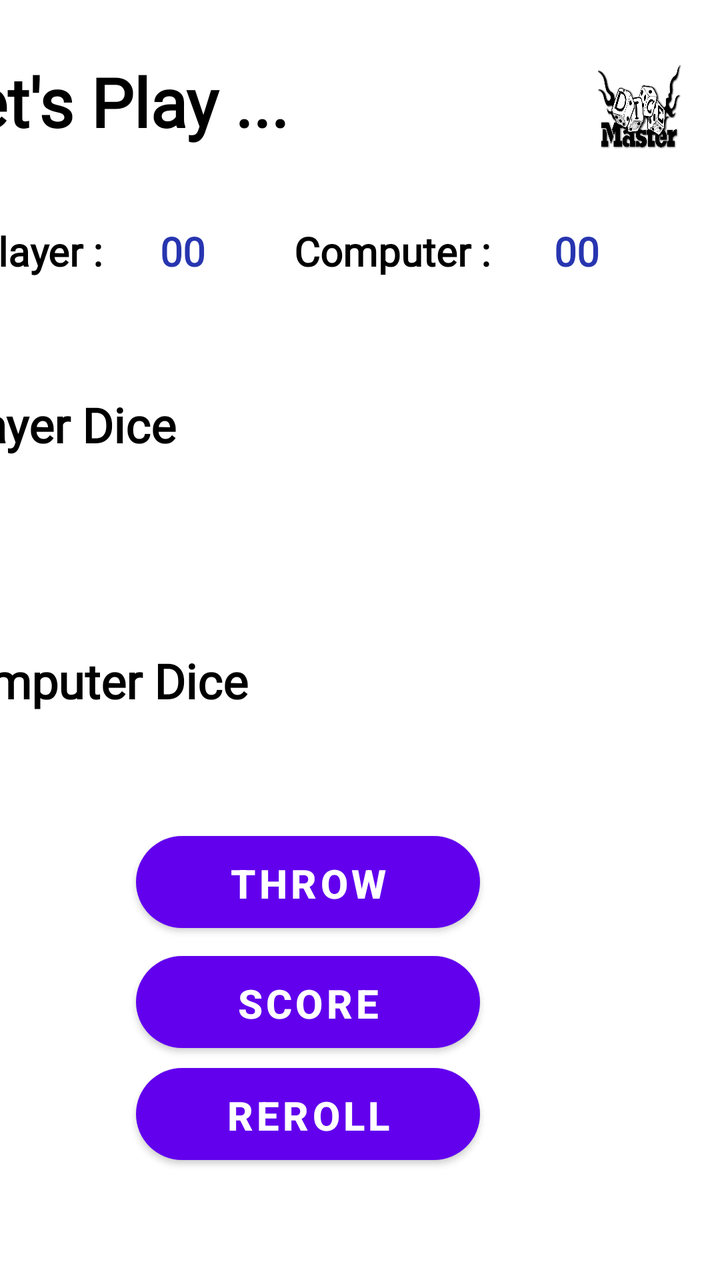
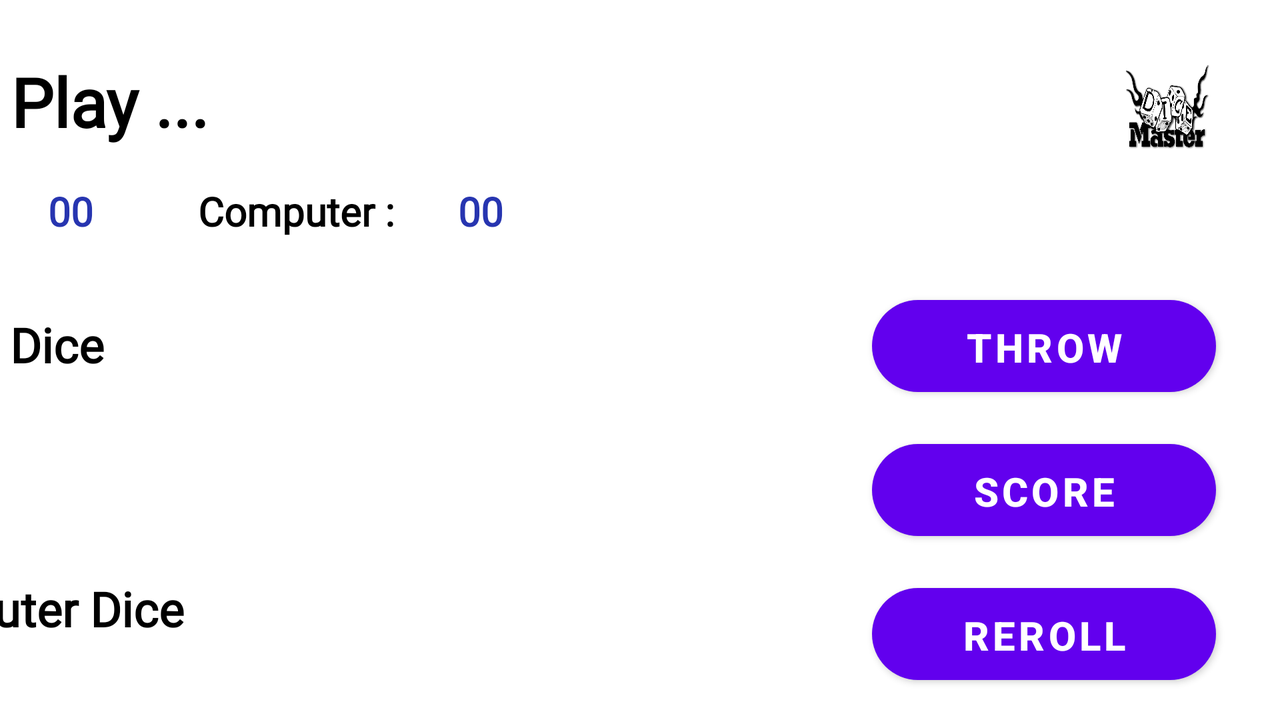

Compare how this app lays out the same screen by default and in its alternative resource folder. The renders come first, then the two layout files and the values they reference.
<!-- AndroidManifest.xml: application theme Theme.DiceMasterGame -->
<!-- res/layout/activity_game_play_page.xml -->
<?xml version="1.0" encoding="utf-8"?>
<androidx.constraintlayout.widget.ConstraintLayout xmlns:android="http://schemas.android.com/apk/res/android"
    xmlns:app="http://schemas.android.com/apk/res-auto"
    xmlns:tools="http://schemas.android.com/tools"
    android:layout_width="match_parent"
    android:layout_height="match_parent"
    tools:context=".GamePlayPage">

    <Button
        android:id="@+id/rerollbtn"
        android:layout_width="172dp"
        android:layout_height="46dp"
        android:layout_marginEnd="120dp"
        android:layout_marginBottom="60dp"
        android:background="@drawable/roundbttn"
        android:text="Reroll"
        android:textSize="20sp"
        android:textStyle="bold"
        app:layout_constraintBottom_toBottomOf="parent"
        app:layout_constraintEnd_toEndOf="parent" />

    <Button
        android:id="@+id/scorebtn"
        android:layout_width="172dp"
        android:layout_height="46dp"
        android:layout_marginEnd="120dp"
        android:layout_marginBottom="116dp"
        android:background="@drawable/roundbttn"
        android:text="Score"
        android:textSize="20sp"
        android:textStyle="bold"
        app:layout_constraintBottom_toBottomOf="parent"
        app:layout_constraintEnd_toEndOf="parent" />

    <Button
        android:id="@+id/throwbtn"
        android:layout_width="172dp"
        android:layout_height="46dp"
        android:layout_marginEnd="120dp"
        android:layout_marginBottom="176dp"
        android:background="@drawable/roundbttn"
        android:text="Throw"
        android:textSize="20sp"
        android:textStyle="bold"
        app:layout_constraintBottom_toBottomOf="parent"
        app:layout_constraintEnd_toEndOf="parent" />

    <ImageView
        android:id="@+id/imageView3"
        android:layout_width="60dp"
        android:layout_height="60dp"
        android:layout_marginTop="240dp"
        android:layout_marginEnd="176dp"
        app:layout_constraintEnd_toEndOf="parent"
        app:layout_constraintTop_toTopOf="parent"
        app:srcCompat="@drawable/dice_30499" />

    <ImageView
        android:id="@+id/imageView6"
        android:layout_width="60dp"
        android:layout_height="60dp"
        android:layout_marginTop="372dp"
        android:layout_marginEnd="332dp"
        app:layout_constraintEnd_toEndOf="parent"
        app:layout_constraintTop_toTopOf="parent"
        app:srcCompat="@drawable/dice_30499" />

    <ImageView
        android:id="@+id/imageView9"
        android:layout_width="60dp"
        android:layout_height="60dp"
        android:layout_marginTop="372dp"
        android:layout_marginEnd="96dp"
        app:layout_constraintEnd_toEndOf="parent"
        app:layout_constraintTop_toTopOf="parent"
        app:srcCompat="@drawable/dice_30499" />

    <TextView
        android:id="@+id/textView10"
        android:layout_width="215dp"
        android:layout_height="34dp"
        android:layout_marginTop="324dp"
        android:layout_marginEnd="180dp"
        android:fontFamily="@font/audiowide"
        android:text="Computer Dice"
        android:textColor="#000000"
        android:textSize="24sp"
        android:textStyle="bold"
        app:layout_constraintEnd_toEndOf="parent"
        app:layout_constraintTop_toTopOf="parent" />

    <TextView
        android:id="@+id/textView8"
        android:layout_width="163dp"
        android:layout_height="34dp"
        android:layout_marginTop="196dp"
        android:layout_marginEnd="228dp"
        android:fontFamily="@font/audiowide"
        android:text="Player Dice"
        android:textColor="#000000"
        android:textSize="24sp"
        android:textStyle="bold"
        app:layout_constraintEnd_toEndOf="parent"
        app:layout_constraintTop_toTopOf="parent" />

    <ImageView
        android:id="@+id/imageView1"
        android:layout_width="60dp"
        android:layout_height="60dp"
        android:layout_marginTop="240dp"
        android:layout_marginEnd="332dp"
        app:layout_constraintEnd_toEndOf="parent"
        app:layout_constraintTop_toTopOf="parent"
        app:srcCompat="@drawable/dice_30499" />

    <ImageView
        android:id="@+id/imageView8"
        android:layout_width="60dp"
        android:layout_height="60dp"
        android:layout_marginTop="372dp"
        android:layout_marginEnd="176dp"
        app:layout_constraintEnd_toEndOf="parent"
        app:layout_constraintTop_toTopOf="parent"
        app:srcCompat="@drawable/dice_30499" />

    <ImageView
        android:id="@+id/imageView5"
        android:layout_width="60dp"
        android:layout_height="60dp"
        android:layout_marginTop="240dp"
        android:layout_marginEnd="16dp"
        app:layout_constraintEnd_toEndOf="parent"
        app:layout_constraintTop_toTopOf="parent"
        app:srcCompat="@drawable/dice_30499" />

    <ImageView
        android:id="@+id/imageView4"
        android:layout_width="60dp"
        android:layout_height="60dp"
        android:layout_marginTop="240dp"
        android:layout_marginEnd="96dp"
        app:layout_constraintEnd_toEndOf="parent"
        app:layout_constraintTop_toTopOf="parent"
        app:srcCompat="@drawable/dice_30499" />

    <ImageView
        android:id="@+id/imageView10"
        android:layout_width="60dp"
        android:layout_height="60dp"
        android:layout_marginTop="372dp"
        android:layout_marginEnd="16dp"
        app:layout_constraintEnd_toEndOf="parent"
        app:layout_constraintTop_toTopOf="parent"
        app:srcCompat="@drawable/dice_30499" />

    <ImageView
        android:id="@+id/imageView2"
        android:layout_width="60dp"
        android:layout_height="60dp"
        android:layout_marginTop="240dp"
        android:layout_marginEnd="252dp"
        app:layout_constraintEnd_toEndOf="parent"
        app:layout_constraintTop_toTopOf="parent"
        app:srcCompat="@drawable/dice_30499" />

    <ImageView
        android:id="@+id/imageView7"
        android:layout_width="60dp"
        android:layout_height="60dp"
        android:layout_marginTop="372dp"
        android:layout_marginEnd="252dp"
        app:layout_constraintEnd_toEndOf="parent"
        app:layout_constraintTop_toTopOf="parent"
        app:srcCompat="@drawable/dice_30499" />

    <TextView
        android:id="@+id/textView4"
        android:layout_width="129dp"
        android:layout_height="29dp"
        android:layout_marginTop="112dp"
        android:layout_marginEnd="84dp"
        android:fontFamily="@font/audiowide"
        android:text="Computer :"
        android:textColor="#000000"
        android:textSize="20sp"
        android:textStyle="bold"
        app:layout_constraintEnd_toEndOf="parent"
        app:layout_constraintTop_toTopOf="parent" />

    <TextView
        android:id="@+id/textView6"
        android:layout_width="94dp"
        android:layout_height="29dp"
        android:layout_marginTop="112dp"
        android:layout_marginEnd="280dp"
        android:fontFamily="@font/audiowide"
        android:text="Player :"
        android:textColor="#000000"
        android:textSize="20sp"
        android:textStyle="bold"
        app:layout_constraintEnd_toEndOf="parent"
        app:layout_constraintTop_toTopOf="parent" />

    <TextView
        android:id="@+id/computerScore"
        android:layout_width="39dp"
        android:layout_height="27dp"
        android:layout_marginTop="112dp"
        android:layout_marginEnd="44dp"
        android:fontFamily="@font/audiowide"
        android:text="00"
        android:textColor="#2735B0"
        android:textSize="20sp"
        android:textStyle="bold"
        app:layout_constraintEnd_toEndOf="parent"
        app:layout_constraintTop_toTopOf="parent" />

    <TextView
        android:id="@+id/playerScore"
        android:layout_width="44dp"
        android:layout_height="27dp"
        android:layout_marginTop="112dp"
        android:layout_marginEnd="236dp"
        android:fontFamily="@font/audiowide"
        android:text="00"
        android:textColor="#2735B0"
        android:textSize="20sp"
        android:textStyle="bold"
        app:layout_constraintEnd_toEndOf="parent"
        app:layout_constraintTop_toTopOf="parent" />

    <TextView
        android:id="@+id/textView2"
        android:layout_width="233dp"
        android:layout_height="50dp"
        android:layout_marginTop="28dp"
        android:layout_marginEnd="160dp"
        android:fontFamily="@font/audiowide"
        android:text="Let's Play ..."
        android:textColor="#000000"
        android:textSize="34sp"
        android:textStyle="bold"
        app:layout_constraintEnd_toEndOf="parent"
        app:layout_constraintTop_toTopOf="parent" />

    <ImageView
        android:id="@+id/imageView12"
        android:layout_width="49dp"
        android:layout_height="50dp"
        android:layout_marginTop="28dp"
        android:layout_marginEnd="16dp"
        app:layout_constraintEnd_toEndOf="parent"
        app:layout_constraintTop_toTopOf="parent"
        app:srcCompat="@drawable/dice_mater_logo" />

</androidx.constraintlayout.widget.ConstraintLayout>
<!-- resources referenced by this layout -->
<resources>
  <!-- drawable dice_mater_logo: png bitmap (drawable, 569887 bytes) -->
  <!-- drawable roundbttn (drawable) -->
  <?xml version="1.0" encoding="utf-8"?>
  <shape xmlns:android="http://schemas.android.com/apk/res/android">
      <solid android:color="#fff" />
      <corners
          android:bottomLeftRadius="45dp"
          android:bottomRightRadius="45dp"
          android:topLeftRadius="45dp"
          android:topRightRadius="45dp"
          />
  </shape>
  <style name="Theme.DiceMasterGame" parent="Theme.MaterialComponents.DayNight.DarkActionBar">
          
          <item name="colorPrimary">@color/purple_500</item>
          <item name="colorPrimaryVariant">@color/purple_700</item>
          <item name="colorOnPrimary">@color/white</item>
          
          <item name="colorSecondary">@color/teal_200</item>
          <item name="colorSecondaryVariant">@color/teal_700</item>
          <item name="colorOnSecondary">@color/black</item>
          
          <item name="android:statusBarColor">?attr/colorPrimaryVariant</item>
          
      </style>
</resources>
<!-- res/layout-land/activity_game_play_page.xml (the repository's variant of the layout above) -->
<!-- drawn on the phone turned sideways -->
<?xml version="1.0" encoding="utf-8"?>
<androidx.constraintlayout.widget.ConstraintLayout xmlns:android="http://schemas.android.com/apk/res/android"
    xmlns:app="http://schemas.android.com/apk/res-auto"
    xmlns:tools="http://schemas.android.com/tools"
    android:layout_width="match_parent"
    android:layout_height="match_parent"
    tools:context=".GamePlayPage">

    <Button
        android:id="@+id/throwbtn"
        android:layout_width="172dp"
        android:layout_height="46dp"
        android:layout_marginEnd="32dp"
        android:layout_marginBottom="164dp"
        android:background="@drawable/roundbttn"
        android:text="Throw"
        android:textSize="20sp"
        android:textStyle="bold"
        app:layout_constraintBottom_toBottomOf="parent"
        app:layout_constraintEnd_toEndOf="parent" />

    <Button
        android:id="@+id/scorebtn"
        android:layout_width="172dp"
        android:layout_height="46dp"
        android:layout_marginEnd="32dp"
        android:layout_marginBottom="92dp"
        android:background="@drawable/roundbttn"
        android:text="Score"
        android:textSize="20sp"
        android:textStyle="bold"
        app:layout_constraintBottom_toBottomOf="parent"
        app:layout_constraintEnd_toEndOf="parent" />

    <Button
        android:id="@+id/rerollbtn"
        android:layout_width="172dp"
        android:layout_height="46dp"
        android:layout_marginEnd="32dp"
        android:layout_marginBottom="20dp"
        android:background="@drawable/roundbttn"
        android:text="Reroll"
        android:textSize="20sp"
        android:textStyle="bold"
        app:layout_constraintBottom_toBottomOf="parent"
        app:layout_constraintEnd_toEndOf="parent" />

    <ImageView
        android:id="@+id/imageView2"
        android:layout_width="60dp"
        android:layout_height="60dp"
        android:layout_marginTop="200dp"
        android:layout_marginEnd="568dp"
        app:layout_constraintEnd_toEndOf="parent"
        app:layout_constraintTop_toTopOf="parent"
        app:srcCompat="@drawable/dice_30499" />

    <ImageView
        android:id="@+id/imageView5"
        android:layout_width="60dp"
        android:layout_height="60dp"
        android:layout_marginTop="200dp"
        android:layout_marginEnd="332dp"
        app:layout_constraintEnd_toEndOf="parent"
        app:layout_constraintTop_toTopOf="parent"
        app:srcCompat="@drawable/dice_30499" />

    <ImageView
        android:id="@+id/imageView8"
        android:layout_width="60dp"
        android:layout_height="60dp"
        android:layout_marginTop="332dp"
        android:layout_marginEnd="492dp"
        app:layout_constraintEnd_toEndOf="parent"
        app:layout_constraintTop_toTopOf="parent"
        app:srcCompat="@drawable/dice_30499" />

    <ImageView
        android:id="@+id/imageView9"
        android:layout_width="60dp"
        android:layout_height="60dp"
        android:layout_marginTop="332dp"
        android:layout_marginEnd="412dp"
        app:layout_constraintEnd_toEndOf="parent"
        app:layout_constraintTop_toTopOf="parent"
        app:srcCompat="@drawable/dice_30499" />

    <TextView
        android:id="@+id/textView8"
        android:layout_width="163dp"
        android:layout_height="34dp"
        android:layout_marginTop="156dp"
        android:layout_marginEnd="544dp"
        android:fontFamily="@font/audiowide"
        android:text="Player Dice"
        android:textColor="#000000"
        android:textSize="24sp"
        android:textStyle="bold"
        app:layout_constraintEnd_toEndOf="parent"
        app:layout_constraintTop_toTopOf="parent" />

    <TextView
        android:id="@+id/textView6"
        android:layout_width="94dp"
        android:layout_height="29dp"
        android:layout_marginTop="92dp"
        android:layout_marginEnd="616dp"
        android:fontFamily="@font/audiowide"
        android:text="Player :"
        android:textColor="#000000"
        android:textSize="20sp"
        android:textStyle="bold"
        app:layout_constraintEnd_toEndOf="parent"
        app:layout_constraintTop_toTopOf="parent" />

    <TextView
        android:id="@+id/playerScore"
        android:layout_width="44dp"
        android:layout_height="27dp"
        android:layout_marginTop="92dp"
        android:layout_marginEnd="572dp"
        android:fontFamily="@font/audiowide"
        android:text="00"
        android:textColor="#2735B0"
        android:textSize="20sp"
        android:textStyle="bold"
        app:layout_constraintEnd_toEndOf="parent"
        app:layout_constraintTop_toTopOf="parent" />

    <TextView
        android:id="@+id/computerScore"
        android:layout_width="39dp"
        android:layout_height="27dp"
        android:layout_marginTop="92dp"
        android:layout_marginEnd="372dp"
        android:fontFamily="@font/audiowide"
        android:text="00"
        android:textColor="#2735B0"
        android:textSize="20sp"
        android:textStyle="bold"
        app:layout_constraintEnd_toEndOf="parent"
        app:layout_constraintTop_toTopOf="parent" />

    <TextView
        android:id="@+id/textView4"
        android:layout_width="129dp"
        android:layout_height="29dp"
        android:layout_marginTop="92dp"
        android:layout_marginEnd="412dp"
        android:fontFamily="@font/audiowide"
        android:text="Computer :"
        android:textColor="#000000"
        android:textSize="20sp"
        android:textStyle="bold"
        app:layout_constraintEnd_toEndOf="parent"
        app:layout_constraintTop_toTopOf="parent" />

    <ImageView
        android:id="@+id/imageView3"
        android:layout_width="60dp"
        android:layout_height="60dp"
        android:layout_marginTop="200dp"
        android:layout_marginEnd="492dp"
        app:layout_constraintEnd_toEndOf="parent"
        app:layout_constraintTop_toTopOf="parent"
        app:srcCompat="@drawable/dice_30499" />

    <ImageView
        android:id="@+id/imageView4"
        android:layout_width="60dp"
        android:layout_height="60dp"
        android:layout_marginTop="200dp"
        android:layout_marginEnd="412dp"
        app:layout_constraintEnd_toEndOf="parent"
        app:layout_constraintTop_toTopOf="parent"
        app:srcCompat="@drawable/dice_30499" />

    <ImageView
        android:id="@+id/imageView7"
        android:layout_width="60dp"
        android:layout_height="60dp"
        android:layout_marginTop="332dp"
        android:layout_marginEnd="568dp"
        app:layout_constraintEnd_toEndOf="parent"
        app:layout_constraintTop_toTopOf="parent"
        app:srcCompat="@drawable/dice_30499" />

    <ImageView
        android:id="@+id/imageView10"
        android:layout_width="60dp"
        android:layout_height="60dp"
        android:layout_marginTop="332dp"
        android:layout_marginEnd="332dp"
        app:layout_constraintEnd_toEndOf="parent"
        app:layout_constraintTop_toTopOf="parent"
        app:srcCompat="@drawable/dice_30499" />

    <TextView
        android:id="@+id/textView10"
        android:layout_width="215dp"
        android:layout_height="34dp"
        android:layout_marginTop="288dp"
        android:layout_marginEnd="492dp"
        android:fontFamily="@font/audiowide"
        android:text="Computer Dice"
        android:textColor="#000000"
        android:textSize="24sp"
        android:textStyle="bold"
        app:layout_constraintEnd_toEndOf="parent"
        app:layout_constraintTop_toTopOf="parent" />

    <ImageView
        android:id="@+id/imageView1"
        android:layout_width="60dp"
        android:layout_height="60dp"
        android:layout_marginTop="200dp"
        android:layout_marginEnd="648dp"
        app:layout_constraintEnd_toEndOf="parent"
        app:layout_constraintTop_toTopOf="parent"
        app:srcCompat="@drawable/dice_30499" />

    <ImageView
        android:id="@+id/imageView6"
        android:layout_width="60dp"
        android:layout_height="60dp"
        android:layout_marginTop="332dp"
        android:layout_marginEnd="648dp"
        app:layout_constraintEnd_toEndOf="parent"
        app:layout_constraintTop_toTopOf="parent"
        app:srcCompat="@drawable/dice_30499" />

    <TextView
        android:id="@+id/textView2"
        android:layout_width="233dp"
        android:layout_height="50dp"
        android:layout_marginTop="28dp"
        android:layout_marginEnd="480dp"
        android:fontFamily="@font/audiowide"
        android:text="Let's Play ..."
        android:textColor="#000000"
        android:textSize="34sp"
        android:textStyle="bold"
        app:layout_constraintEnd_toEndOf="parent"
        app:layout_constraintTop_toTopOf="parent" />

    <ImageView
        android:id="@+id/imageView12"
        android:layout_width="49dp"
        android:layout_height="50dp"
        android:layout_marginTop="28dp"
        android:layout_marginEnd="32dp"
        app:layout_constraintEnd_toEndOf="parent"
        app:layout_constraintTop_toTopOf="parent"
        app:srcCompat="@drawable/dice_mater_logo" />

</androidx.constraintlayout.widget.ConstraintLayout>
